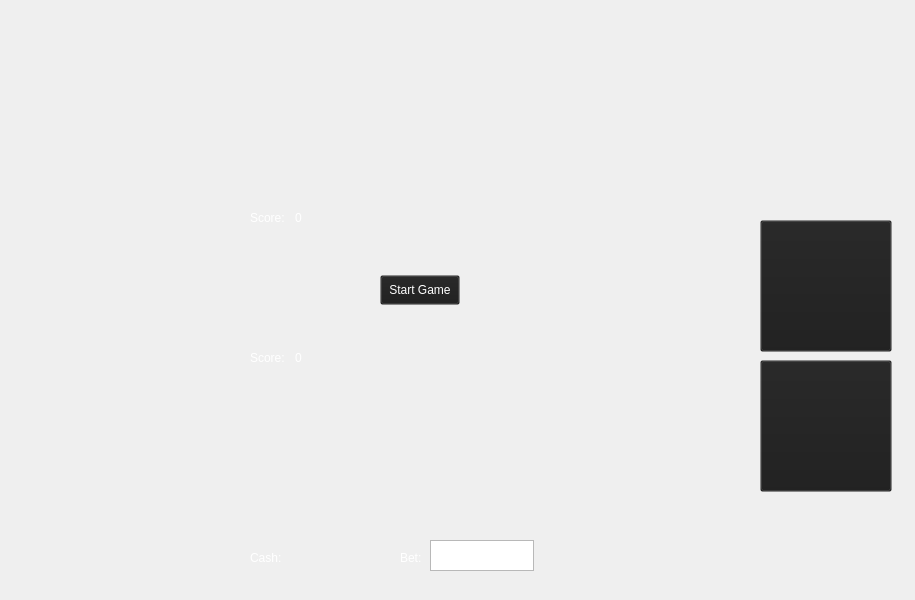
<?xml version="1.0" encoding="UTF-8"?>
<ui version="4.0">
 <class>MainWindow</class>
 <widget class="QMainWindow" name="MainWindow">
  <property name="geometry">
   <rect>
    <x>0</x>
    <y>0</y>
    <width>915</width>
    <height>600</height>
   </rect>
  </property>
  <property name="windowTitle">
   <string>MainWindow</string>
  </property>
  <property name="styleSheet">
   <string notr="true">background: url(:/res/background/background.png)</string>
  </property>
  <widget class="QWidget" name="centralwidget">
   <widget class="QLabel" name="labelCash">
    <property name="geometry">
     <rect>
      <x>250</x>
      <y>550</y>
      <width>31</width>
      <height>16</height>
     </rect>
    </property>
    <property name="styleSheet">
     <string notr="true">color:white;</string>
    </property>
    <property name="text">
     <string>Cash:</string>
    </property>
   </widget>
   <widget class="QPlainTextEdit" name="bet">
    <property name="geometry">
     <rect>
      <x>430</x>
      <y>540</y>
      <width>104</width>
      <height>31</height>
     </rect>
    </property>
    <property name="styleSheet">
     <string notr="true">color:white</string>
    </property>
    <property name="plainText">
     <string>10</string>
    </property>
   </widget>
   <widget class="QLabel" name="playerFirstCard">
    <property name="geometry">
     <rect>
      <x>240</x>
      <y>380</y>
      <width>93</width>
      <height>132</height>
     </rect>
    </property>
    <property name="styleSheet">
     <string notr="true"/>
    </property>
    <property name="text">
     <string/>
    </property>
   </widget>
   <widget class="QLabel" name="pScore">
    <property name="enabled">
     <bool>true</bool>
    </property>
    <property name="geometry">
     <rect>
      <x>295</x>
      <y>350</y>
      <width>16</width>
      <height>16</height>
     </rect>
    </property>
    <property name="styleSheet">
     <string notr="true">color:white;
background-color: rgba(28,28,28,0);</string>
    </property>
    <property name="text">
     <string>0</string>
    </property>
   </widget>
   <widget class="QLabel" name="Score_2">
    <property name="enabled">
     <bool>true</bool>
    </property>
    <property name="geometry">
     <rect>
      <x>250</x>
      <y>210</y>
      <width>41</width>
      <height>16</height>
     </rect>
    </property>
    <property name="styleSheet">
     <string notr="true">color:white;</string>
    </property>
    <property name="text">
     <string>Score:</string>
    </property>
   </widget>
   <widget class="QLabel" name="dScore">
    <property name="enabled">
     <bool>true</bool>
    </property>
    <property name="geometry">
     <rect>
      <x>295</x>
      <y>210</y>
      <width>16</width>
      <height>16</height>
     </rect>
    </property>
    <property name="styleSheet">
     <string notr="true">color:white;
background-color: rgba(28,28,28,0);</string>
    </property>
    <property name="text">
     <string>0</string>
    </property>
   </widget>
   <widget class="QPushButton" name="addCard">
    <property name="geometry">
     <rect>
      <x>760</x>
      <y>360</y>
      <width>132</width>
      <height>132</height>
     </rect>
    </property>
    <property name="styleSheet">
     <string notr="true">color:white;
background-color: rgba(28,28,28,0);</string>
    </property>
    <property name="text">
     <string/>
    </property>
    <property name="iconSize">
     <size>
      <width>512</width>
      <height>512</height>
     </size>
    </property>
   </widget>
   <widget class="QLabel" name="playerCash">
    <property name="geometry">
     <rect>
      <x>290</x>
      <y>550</y>
      <width>49</width>
      <height>16</height>
     </rect>
    </property>
    <property name="styleSheet">
     <string notr="true">color:white;
background-color: rgba(28,28,28,0);</string>
    </property>
    <property name="text">
     <string/>
    </property>
   </widget>
   <widget class="QLabel" name="labelBet">
    <property name="geometry">
     <rect>
      <x>400</x>
      <y>550</y>
      <width>21</width>
      <height>16</height>
     </rect>
    </property>
    <property name="styleSheet">
     <string notr="true">color:white;</string>
    </property>
    <property name="text">
     <string>Bet:</string>
    </property>
   </widget>
   <widget class="QPushButton" name="stand">
    <property name="geometry">
     <rect>
      <x>760</x>
      <y>220</y>
      <width>132</width>
      <height>132</height>
     </rect>
    </property>
    <property name="styleSheet">
     <string notr="true">color:white;
background-color: rgba(28,28,28,0);</string>
    </property>
    <property name="text">
     <string/>
    </property>
    <property name="iconSize">
     <size>
      <width>512</width>
      <height>512</height>
     </size>
    </property>
   </widget>
   <widget class="QLabel" name="dealerFirstCard">
    <property name="geometry">
     <rect>
      <x>240</x>
      <y>70</y>
      <width>93</width>
      <height>132</height>
     </rect>
    </property>
    <property name="styleSheet">
     <string notr="true"/>
    </property>
    <property name="text">
     <string/>
    </property>
   </widget>
   <widget class="QPushButton" name="startGame">
    <property name="geometry">
     <rect>
      <x>380</x>
      <y>275</y>
      <width>80</width>
      <height>30</height>
     </rect>
    </property>
    <property name="styleSheet">
     <string notr="true">color:white;
background-color: rgba(28,28,28,0);</string>
    </property>
    <property name="text">
     <string>Start Game</string>
    </property>
   </widget>
   <widget class="QLabel" name="Score_1">
    <property name="enabled">
     <bool>true</bool>
    </property>
    <property name="geometry">
     <rect>
      <x>250</x>
      <y>350</y>
      <width>41</width>
      <height>16</height>
     </rect>
    </property>
    <property name="styleSheet">
     <string notr="true">color:white;</string>
    </property>
    <property name="text">
     <string>Score:</string>
    </property>
   </widget>
   <widget class="QLabel" name="deckCard">
    <property name="geometry">
     <rect>
      <x>670</x>
      <y>20</y>
      <width>93</width>
      <height>132</height>
     </rect>
    </property>
    <property name="styleSheet">
     <string notr="true">background: url(:/res/background/backgroundCard.png);

</string>
    </property>
    <property name="text">
     <string/>
    </property>
   </widget>
  </widget>
 </widget>
 <resources/>
 <connections/>
</ui>
